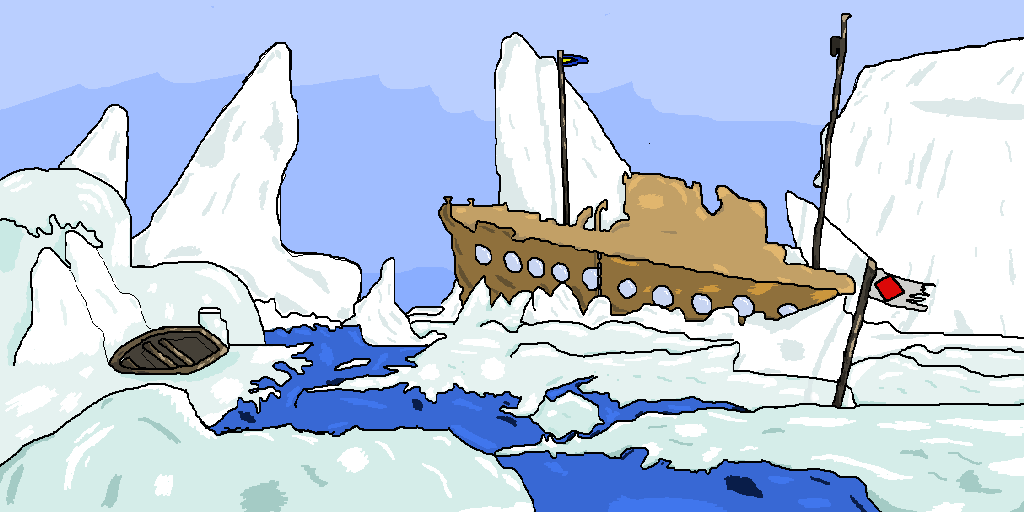

Below is a game level as drawn by its tile map, then a one-line description and the .tmx that defines it (tile-layer data replaced by summaries):
An orthogonal 32x16 tile map with 32x32 px tiles, 1 tile layer (Imagen) and 3 objects (3x Casilla).

<map version="1.2" tiledversion="1.2.3" orientation="orthogonal" renderorder="right-down" width="32" height="16" tilewidth="32" tileheight="32" infinite="0" nextlayerid="7" nextobjectid="5">
 <tileset firstgid="1" source="nieve2.tsx" />
 <layer id="1" name="Imagen" width="32" height="16">
  <data>[512 cells, 1 non-empty, 1 distinct tile ids]</data>
 </layer>
 <objectgroup id="5" name="Coordenadas" width="0" height="0">
  <object id="1" name="Casilla1" type="Casilla" x="173" y="250" width="0" height="0">
   <point />
  </object>
  <object id="2" name="Casilla2" type="Casilla" x="467" y="250" width="0" height="0">
   <point />
  </object>
  <object id="3" name="Casilla3" type="Casilla" x="754" y="250" width="0" height="0">
   <point />
  </object>
 </objectgroup>
</map>
